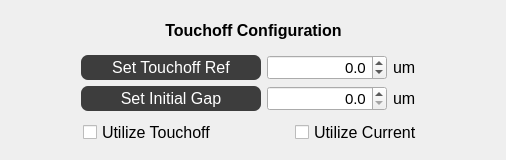
<?xml version="1.0" encoding="UTF-8"?>
<ui version="4.0">
 <class>Widget_Touchoff</class>
 <widget class="QWidget" name="Widget_Touchoff">
  <property name="geometry">
   <rect>
    <x>0</x>
    <y>0</y>
    <width>506</width>
    <height>160</height>
   </rect>
  </property>
  <property name="sizePolicy">
   <sizepolicy hsizetype="MinimumExpanding" vsizetype="MinimumExpanding">
    <horstretch>0</horstretch>
    <verstretch>0</verstretch>
   </sizepolicy>
  </property>
  <property name="minimumSize">
   <size>
    <width>506</width>
    <height>160</height>
   </size>
  </property>
  <property name="maximumSize">
   <size>
    <width>506</width>
    <height>160</height>
   </size>
  </property>
  <property name="windowTitle">
   <string>Form</string>
  </property>
  <property name="styleSheet">
   <string notr="true">QMenuBar{
background-color:#1d1d1d;
padding:5px;
	font: 12pt &quot;MS Shell Dlg 2&quot;;
}

QMenuBar::item{
background-color:#1d1d1d;
color:#fff;
padding:5px;

}

QMenu{
color:#fff;
padding:0;
}

QMenu::item:selected{
color:#fff;
background-color:#00aba9;
}

QTableWidget{
background-color:#3d3d3d;
color:#fff;
  selection-background-color: #da532c;
border:solid;
border-width:3px;
border-color:#da532c;
}
QHeaderView::section{
background-color:qlineargradient(spread:pad, x1:0, y1:0, x2:1, y2:0, stop:0 rgba(20, 158, 217, 255), stop:1 rgba(36, 158, 217, 255));
border:none;
border-top-style:solid;
border-width:1px;
border-top-color:qlineargradient(spread:pad, x1:0, y1:0, x2:1, y2:0, stop:0 rgba(20, 158, 217, 255), stop:1 rgba(36, 158, 217, 255));
color:#fff;

}
QHeaderView{
background-color:qlineargradient(spread:pad, x1:0, y1:0, x2:1, y2:0, stop:0 rgba(20, 158, 217, 255), stop:1 rgba(36, 158, 217, 255));

border:none;
border-top-style:solid;
border-width:1px;
border-top-color:#149ED9;
color:#fff;
	font: 75 12pt &quot;Calibri&quot;;
}

QTableCornerButton::section{
border:none;
background-color:#149ED9;
}

QListWidget{
background-color:#3d3d3d;
color:#fff;
}

QMenu{
background-color:#3d3d3d;
}
QStatusBar{
background-color:#7e3878;
color:#fff;
}

QPushButton{
border-style:solid;
background-color:#3d3d3d;
color:#fff;
border-radius:7px;
}

QPushButton:disabled {
background-color: rgb(204, 0, 0);
}

QPushButton:hover{
color:#ccc;
	background-color: qlineargradient(spread:pad, x1:0.517, y1:0, x2:0.517, y2:1, stop:0 rgba(45, 45, 45, 255), stop:0.505682 rgba(45, 45, 45, 255), stop:1 rgba(29, 29, 29, 255));
	border-color:#2d89ef;
border-width:2px;
}

QPushButton:pressed{
background-color: qlineargradient(spread:pad, x1:0.517, y1:0, x2:0.517, y2:1, stop:0 rgba(29, 29, 29, 255), stop:0.505682 rgba(45, 45, 45, 255), stop:1 rgba(29, 29, 29, 255));
}


QTabWidget::tab{
background-color:#3d3d3d;
}

QLineEdit{
border-radius:0;
}

QProgressBar{
border-radius:0;
text-align:center;
color:#fff;
background-color:transparent;
border: 2px solid #e3a21a;
border-radius:7px;
	font: 75 12pt &quot;Open Sans&quot;;

}

QProgressBar::chunk{
background-color:#2d89ef;
width:20px;
}</string>
  </property>
  <layout class="QGridLayout" name="gridLayout_2">
   <item row="0" column="0">
    <layout class="QHBoxLayout" name="horizontalLayout_11">
     <item>
      <spacer name="horizontalSpacer_15">
       <property name="orientation">
        <enum>Qt::Horizontal</enum>
       </property>
       <property name="sizeHint" stdset="0">
        <size>
         <width>40</width>
         <height>20</height>
        </size>
       </property>
      </spacer>
     </item>
     <item>
      <layout class="QGridLayout" name="gridLayout_13">
       <item row="0" column="0">
        <widget class="QLabel" name="label_ManualControl_4">
         <property name="sizePolicy">
          <sizepolicy hsizetype="MinimumExpanding" vsizetype="Fixed">
           <horstretch>0</horstretch>
           <verstretch>0</verstretch>
          </sizepolicy>
         </property>
         <property name="minimumSize">
          <size>
           <width>0</width>
           <height>32</height>
          </size>
         </property>
         <property name="maximumSize">
          <size>
           <width>16777215</width>
           <height>32</height>
          </size>
         </property>
         <property name="font">
          <font>
           <pointsize>12</pointsize>
           <weight>75</weight>
           <bold>true</bold>
          </font>
         </property>
         <property name="text">
          <string>Touchoff Configuration</string>
         </property>
         <property name="alignment">
          <set>Qt::AlignCenter</set>
         </property>
        </widget>
       </item>
      </layout>
     </item>
     <item>
      <spacer name="horizontalSpacer_16">
       <property name="orientation">
        <enum>Qt::Horizontal</enum>
       </property>
       <property name="sizeHint" stdset="0">
        <size>
         <width>40</width>
         <height>20</height>
        </size>
       </property>
      </spacer>
     </item>
    </layout>
   </item>
   <item row="1" column="0">
    <layout class="QGridLayout" name="gridLayout">
     <item row="0" column="0">
      <layout class="QHBoxLayout" name="horizontalLayout_9">
       <item>
        <widget class="QPushButton" name="pushButton_TouchoffRef">
         <property name="sizePolicy">
          <sizepolicy hsizetype="Fixed" vsizetype="Fixed">
           <horstretch>0</horstretch>
           <verstretch>0</verstretch>
          </sizepolicy>
         </property>
         <property name="minimumSize">
          <size>
           <width>180</width>
           <height>25</height>
          </size>
         </property>
         <property name="maximumSize">
          <size>
           <width>180</width>
           <height>25</height>
          </size>
         </property>
         <property name="font">
          <font>
           <pointsize>12</pointsize>
          </font>
         </property>
         <property name="text">
          <string>Set Touchoff Ref</string>
         </property>
        </widget>
       </item>
       <item>
        <widget class="QDoubleSpinBox" name="doubleSpinBox_TouchoffRef">
         <property name="sizePolicy">
          <sizepolicy hsizetype="Fixed" vsizetype="Fixed">
           <horstretch>0</horstretch>
           <verstretch>0</verstretch>
          </sizepolicy>
         </property>
         <property name="minimumSize">
          <size>
           <width>120</width>
           <height>25</height>
          </size>
         </property>
         <property name="maximumSize">
          <size>
           <width>120</width>
           <height>25</height>
          </size>
         </property>
         <property name="font">
          <font>
           <family>MS Shell Dlg 2</family>
           <pointsize>11</pointsize>
          </font>
         </property>
         <property name="alignment">
          <set>Qt::AlignRight|Qt::AlignTrailing|Qt::AlignVCenter</set>
         </property>
         <property name="decimals">
          <number>1</number>
         </property>
         <property name="minimum">
          <double>-100000.000000000000000</double>
         </property>
         <property name="maximum">
          <double>100000.000000000000000</double>
         </property>
        </widget>
       </item>
       <item>
        <widget class="QLabel" name="label_3">
         <property name="minimumSize">
          <size>
           <width>32</width>
           <height>25</height>
          </size>
         </property>
         <property name="maximumSize">
          <size>
           <width>32</width>
           <height>25</height>
          </size>
         </property>
         <property name="font">
          <font>
           <pointsize>12</pointsize>
          </font>
         </property>
         <property name="text">
          <string>um</string>
         </property>
        </widget>
       </item>
      </layout>
     </item>
     <item row="1" column="0">
      <layout class="QHBoxLayout" name="horizontalLayout_10">
       <item>
        <widget class="QPushButton" name="pushButton_TouchoffGap">
         <property name="sizePolicy">
          <sizepolicy hsizetype="Fixed" vsizetype="Fixed">
           <horstretch>0</horstretch>
           <verstretch>0</verstretch>
          </sizepolicy>
         </property>
         <property name="minimumSize">
          <size>
           <width>180</width>
           <height>25</height>
          </size>
         </property>
         <property name="maximumSize">
          <size>
           <width>16777215</width>
           <height>25</height>
          </size>
         </property>
         <property name="font">
          <font>
           <pointsize>12</pointsize>
          </font>
         </property>
         <property name="text">
          <string>Set Initial Gap</string>
         </property>
        </widget>
       </item>
       <item>
        <widget class="QDoubleSpinBox" name="doubleSpinBox_InitialGap">
         <property name="minimumSize">
          <size>
           <width>120</width>
           <height>25</height>
          </size>
         </property>
         <property name="maximumSize">
          <size>
           <width>120</width>
           <height>25</height>
          </size>
         </property>
         <property name="font">
          <font>
           <pointsize>11</pointsize>
          </font>
         </property>
         <property name="alignment">
          <set>Qt::AlignRight|Qt::AlignTrailing|Qt::AlignVCenter</set>
         </property>
         <property name="decimals">
          <number>1</number>
         </property>
         <property name="maximum">
          <double>100000.000000000000000</double>
         </property>
        </widget>
       </item>
       <item>
        <widget class="QLabel" name="label_4">
         <property name="minimumSize">
          <size>
           <width>32</width>
           <height>25</height>
          </size>
         </property>
         <property name="maximumSize">
          <size>
           <width>32</width>
           <height>25</height>
          </size>
         </property>
         <property name="font">
          <font>
           <pointsize>12</pointsize>
          </font>
         </property>
         <property name="text">
          <string>um</string>
         </property>
        </widget>
       </item>
      </layout>
     </item>
    </layout>
   </item>
   <item row="2" column="0">
    <layout class="QHBoxLayout" name="horizontalLayout">
     <item>
      <spacer name="horizontalSpacer_17">
       <property name="orientation">
        <enum>Qt::Horizontal</enum>
       </property>
       <property name="sizeHint" stdset="0">
        <size>
         <width>40</width>
         <height>20</height>
        </size>
       </property>
      </spacer>
     </item>
     <item>
      <widget class="QCheckBox" name="checkBox_UtilizeTouchoff">
       <property name="font">
        <font>
         <pointsize>12</pointsize>
        </font>
       </property>
       <property name="text">
        <string>Utilize Touchoff</string>
       </property>
      </widget>
     </item>
     <item>
      <spacer name="horizontalSpacer_18">
       <property name="orientation">
        <enum>Qt::Horizontal</enum>
       </property>
       <property name="sizeHint" stdset="0">
        <size>
         <width>40</width>
         <height>20</height>
        </size>
       </property>
      </spacer>
     </item>
     <item>
      <widget class="QCheckBox" name="checkBox_ReferenceOldPosition">
       <property name="font">
        <font>
         <pointsize>12</pointsize>
        </font>
       </property>
       <property name="text">
        <string>Utilize Current</string>
       </property>
      </widget>
     </item>
     <item>
      <spacer name="horizontalSpacer_19">
       <property name="orientation">
        <enum>Qt::Horizontal</enum>
       </property>
       <property name="sizeHint" stdset="0">
        <size>
         <width>40</width>
         <height>20</height>
        </size>
       </property>
      </spacer>
     </item>
    </layout>
   </item>
  </layout>
 </widget>
 <resources/>
 <connections/>
</ui>
